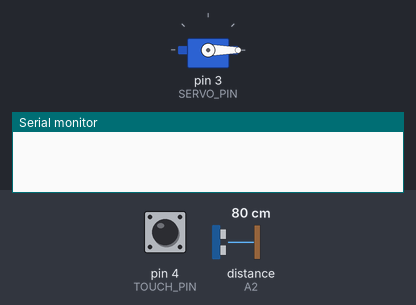
Bench run of a sketch on a simulated Arduino Uno, built with avr-gcc and run on an emulated ATmega328P. Parts: servo, the last lines printed to the serial monitor. Wiring (inferred from the names in the program): ultrasonic range finder: trigger A1; echo A2. Inputs (shaded band) come from the test bench; at power-on: distance to the obstacle (sensor on A2) 80 cm, pin 4 (TOUCH_PIN) LOW. The echo pulse lasts 58.3 µs per cm.

Above: at 1.2 s.
1.3 s: distance to the obstacle (sensor on A2) set to 2 cm
At 2.1 s:
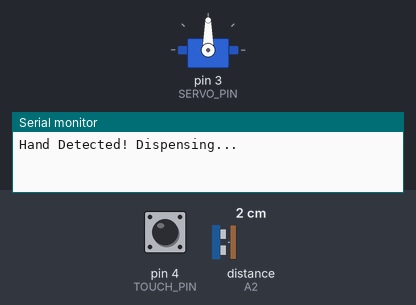
4.3 s: distance to the obstacle (sensor on A2) set to 18 cm
At 5.0 s:
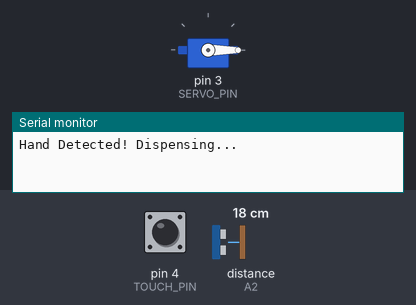
5.8 s: distance to the obstacle (sensor on A2) set to 4 cm
At 6.6 s:
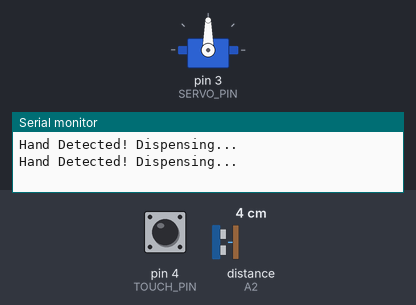
8.8 s: distance to the obstacle (sensor on A2) set to 35 cm
At 9.4 s:
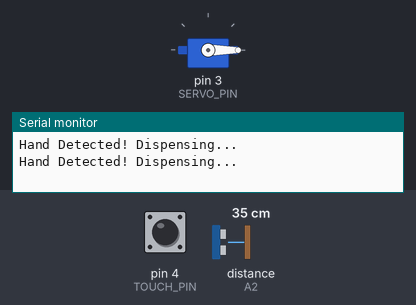
Timing chart, 0 to 11.3 s (numbered marks = the images above; inputs shaded):
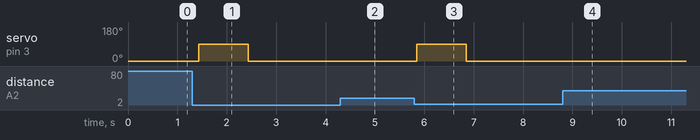

The sketch:

38touchfreeliqdispense.ino
```cpp
// Touch-Free Liquid Dispenser
// Components: Ultrasonic Sensor (HC-SR04), Servo Motor, optional Touch Sensor

#include <Servo.h>

#define TRIG_PIN A1
#define ECHO_PIN A2
#define SERVO_PIN 3
#define TOUCH_PIN 4  // Optional

Servo dispenserServo;

void setup() {
  Serial.begin(9600);
  pinMode(TRIG_PIN, OUTPUT);
  pinMode(ECHO_PIN, INPUT);
  pinMode(TOUCH_PIN, INPUT);
  dispenserServo.attach(SERVO_PIN);
  dispenserServo.write(0); // Initial position
}

void loop() {
  // Measure distance
  long duration, distance;
  digitalWrite(TRIG_PIN, LOW);
  delayMicroseconds(2);
  digitalWrite(TRIG_PIN, HIGH);
  delayMicroseconds(10);
  digitalWrite(TRIG_PIN, LOW);

  duration = pulseIn(ECHO_PIN, HIGH);
  distance = duration * 0.034 / 2; // Convert to cm

  // Read touch sensor (if connected)
  bool touchDetected = digitalRead(TOUCH_PIN);

  // If hand detected within 10 cm OR touch sensor pressed
  if ((distance > 0 && distance < 10) || touchDetected == HIGH) {
    Serial.println("Hand Detected! Dispensing...");
    dispenserServo.write(90); // Move servo to press pump
    delay(1000);              // Hold press
    dispenserServo.write(0);  // Reset position
    delay(2000);              // Wait before next use
  }
  else {
    dispenserServo.write(0); // Stay idle
  }

  delay(200);
}
```

Measured:
- after the input at 1.3 s, servo on pin 3 (SERVO_PIN): 0° → 90° after 0.14 s, → 0° 1.0 s later
- after the input at 4.3 s, servo on pin 3 (SERVO_PIN): stays 0° (without the input it goes to 90° after 0.34 s)
- after the input at 5.8 s, servo on pin 3 (SERVO_PIN): 0° → 90° after 0.05 s, → 0° 1.0 s later
- after the input at 8.8 s, servo on pin 3 (SERVO_PIN): stays 0° (without the input it goes to 90° after 0.25 s)
